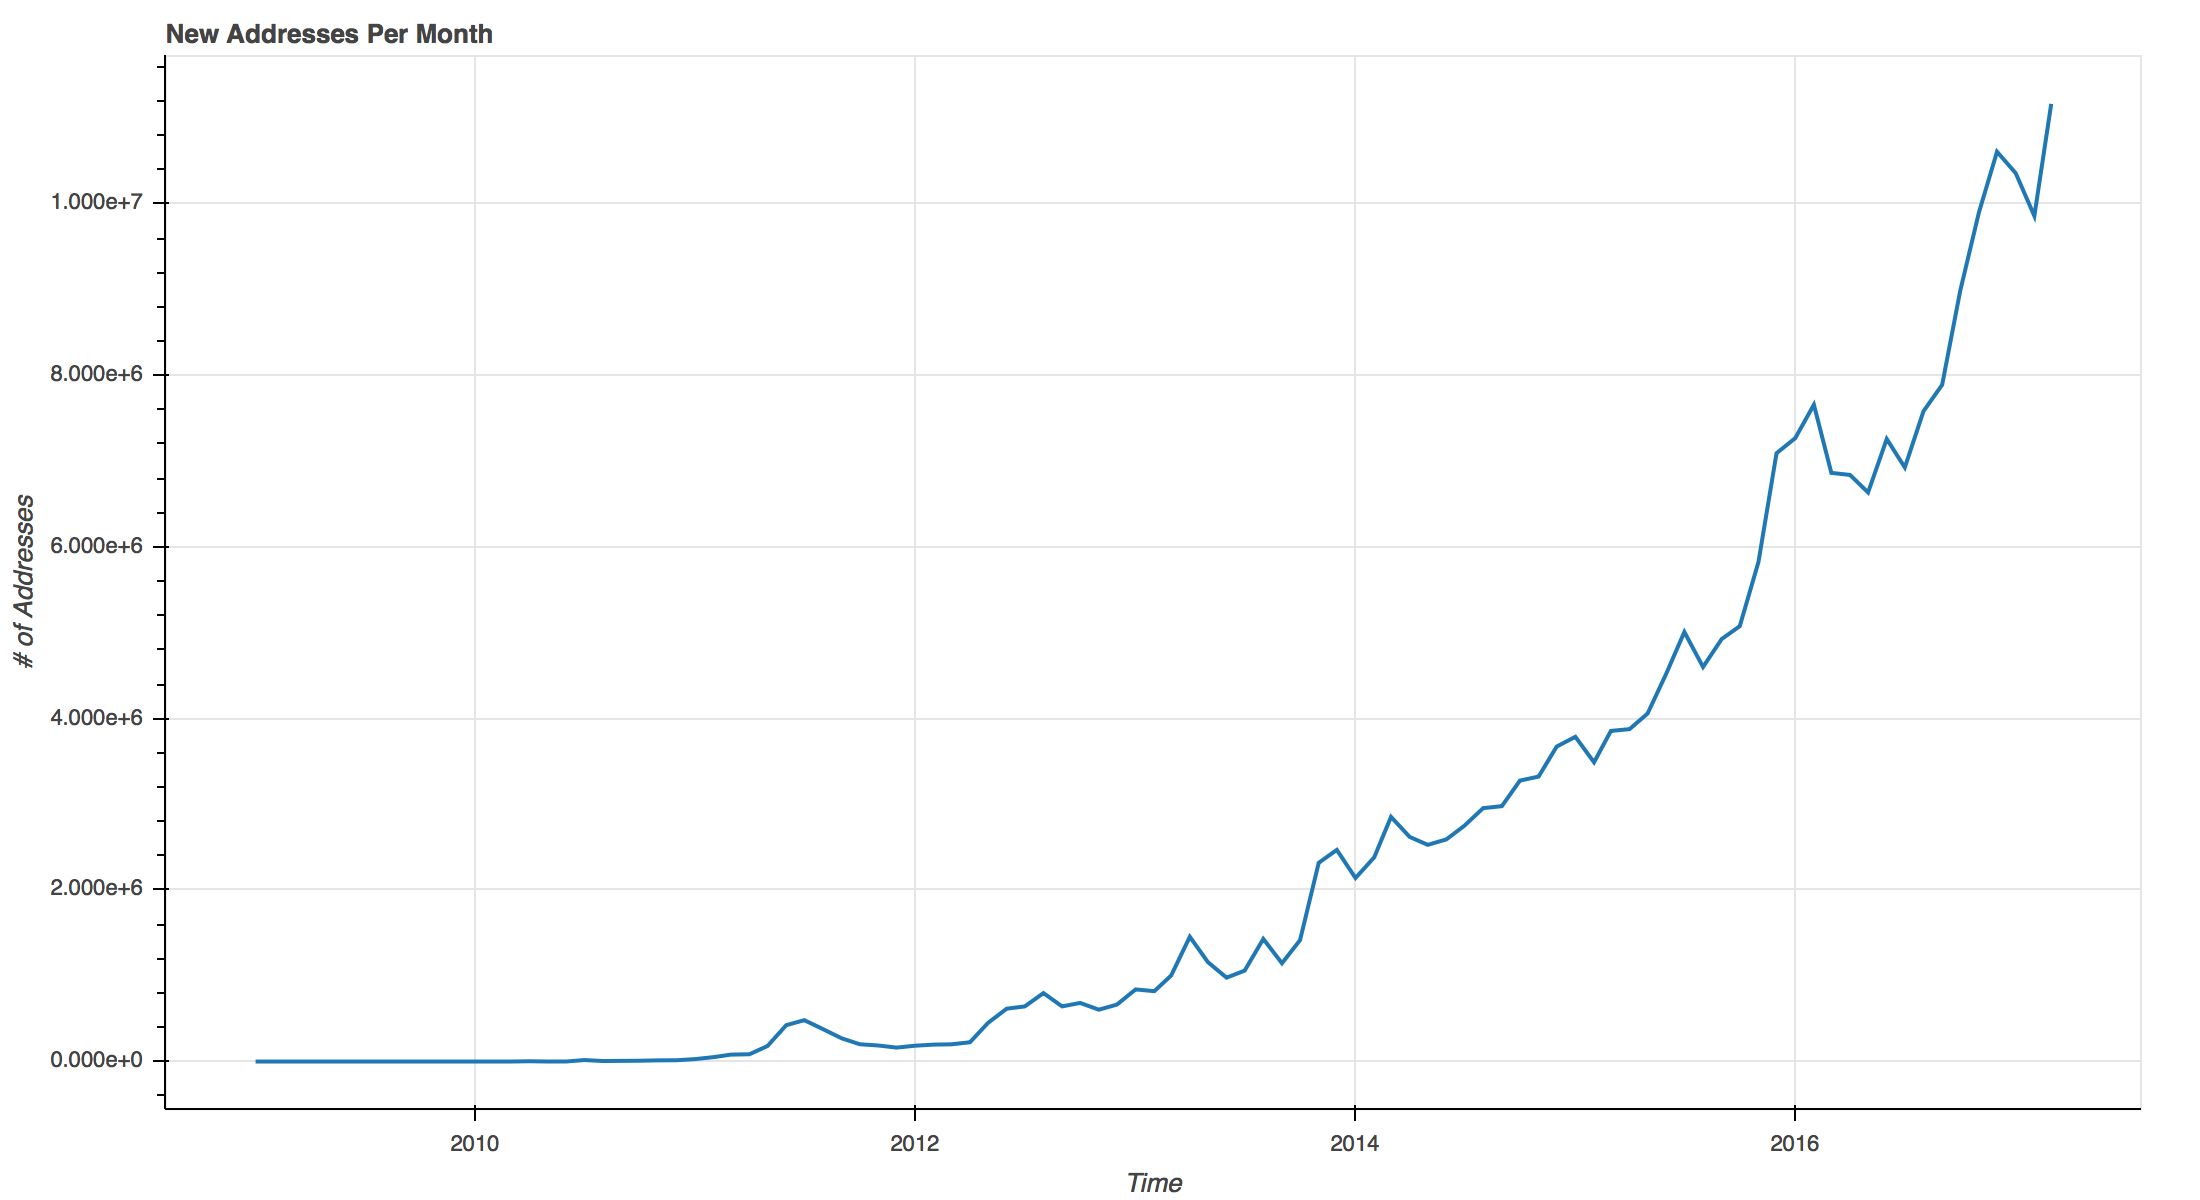

This figure's Python source:
from dateutil.parser import parse
from datetime import datetime, date
from bokeh.plotting import figure, output_file, show

default_date = datetime.combine(date.today(), datetime.min.time()).replace(day=1)

inputFilePath = "new_addresses.txt"
data = [entry.strip("()\n").split(",") for entry in open(inputFilePath)][1:]
data = [(parse(entry[0], default=default_date), entry[1]) for entry in data]
data = sorted(data, key=lambda x: x[0])

months = [entry[0] for entry in data]
counts = [entry[1] for entry in data]

output_file("new_addresses.html")
p = figure(title = "New Addresses Per Month", plot_width = 1100, x_axis_label = "Time", y_axis_label = "# of Addresses", x_axis_type = "datetime")
p.line(months, counts, line_width = 2)

show(p)
